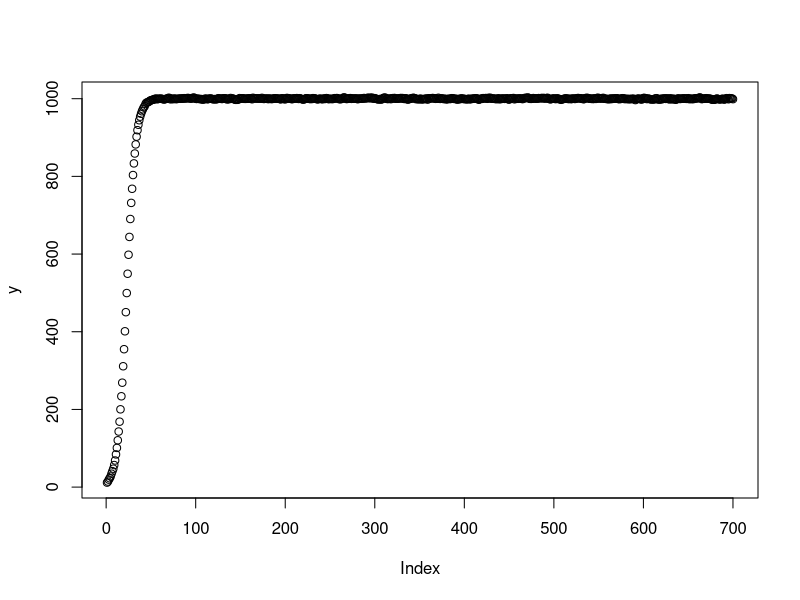
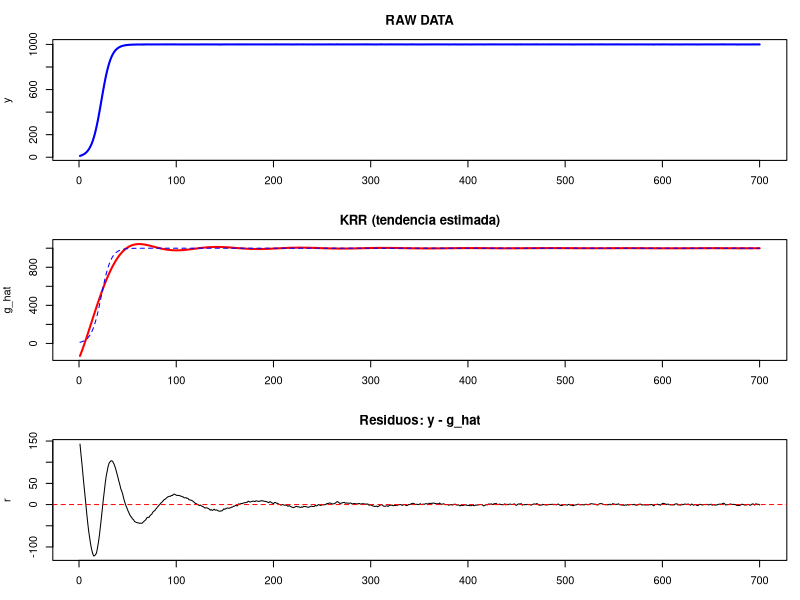

Recreate these plots in R, in order.
set.seed(123)
n <- 700
t <- 1:n

## Parámetros del modelo logístico de hormigas
K_pop <- 1000   # capacidad de carga (máx hormigas)
r_pop <- 0.2   # tasa de crecimiento
N0    <- 10     # población inicial

A <- (K_pop - N0) / N0

# Tendencia g(t) = solución de la EDO logística
g <- K_pop / (1 + A * exp(-r_pop * t))


set.seed(123)
n <- 700
t <- 1:n
#g <- 0.01 * t + 2 * sin(0.01 * t)
#g <- 0.0000001 * t^3 - 0.02 * t^2 + 5*sin(0.03*t)
#g <- 0.1*t + 5*sin(0.2 * t) + 5*cos(0.15 * t)
#g <- ifelse(t < 350, 0.1*t, 0.1*t + 50)
#g <- 0.5*sqrt(t) + 7*sin(0.01*t)*cos(0.02*t)

phi <- 0.6
u <- numeric(n)
u[1] <- rnorm(1)
for (i in 2:n) {
  u[i] <- phi * u[i-1] + rnorm(1, sd = 1)
}
y <- g + u #Funcion 
plot(y)

n_train <- 400
n_valid <- 200

t_train <- t[1:n_train] #Tiempos del 1 al 400
y_train <- y[1:n_train] #Valores de la serie en esos tiempos

t_valid <- t[(n_train+1):(n_train+n_valid)] #con esto validamos el modelo
y_valid <- y[(n_train+1):(n_train+n_valid)] #con esto validamos el modelo 

sigma2 = 1

#KERNEL RBF 
K <- function(x, z, sigma2, ell) {
  sigma2 * exp(-((x - z)^2) / (2 * ell^2))
}



ell_grid    <- c(5,10,15,20,25,30,35, 40,45,50,55,60,65,70,75, 80)
lambda_grid <- c(1e-4, 1e-3, 1e-2, 1e-1, 1)


#Álgebra Matricial 
######################################################################
krr_fit <- function(t_train, y_train, ell, lambda, sigma2){
  D     <- outer(t_train, t_train, "-")^2
  K_mat <- sigma2 * exp(- D / (2 * ell^2))
  K_reg <- K_mat + lambda * diag(length(t_train))
  alpha <- solve(K_reg, y_train)
  list(alpha = alpha, t_train = t_train, ell = ell, sigma2 = sigma2)
}
######################################################################
  
krr_predict <- function(model, t_new){
  D     <- outer(t_new, model$t_train, "-")^2
  K_new <- model$sigma2 * exp(- D / (2 * model$ell^2))
  as.numeric(K_new %*% model$alpha)
}
results <- expand.grid(ell = ell_grid, lambda = lambda_grid)
results$mse <- NA_real_

#CROSS VALIDATION
####################################################################
for (i in seq_len(nrow(results))) {                                #
  ell_i    <- results$ell[i]                                       #
  lambda_i <- results$lambda[i]                                    #
                                                                   #
  model_i <- krr_fit(t_train, y_train, ell_i, lambda_i, sigma2)    #
  y_pred_valid <- krr_predict(model_i, t_valid)#DATOS DE VALIDACION#
                                                                   #
  results$mse[i] <- mean((y_valid - y_pred_valid)^2) #MSE CALCULAR #
}                                                                  #
results[order(results$mse), ][1:5, ] #Ver las mejores combinaciones#
####################################################################
print(results)


#HIPERPARAMETROS MÁS ÓPTIMOS
##############################################################
ell_star    <- results$ell[which.min(results$mse)]
lambda_star <- results$lambda[which.min(results$mse)]
##############################################################

model_final <- krr_fit(t, y, ell_star, lambda_star, sigma2)
g_hat <- krr_predict(model_final, t)  # K(RAW DATA)
r <- y - g_hat    # RAW DATA - K

par(mfrow = c(3,1), mar = c(3,4,3,1))

# 1) RAW DATA
plot(t, y, type = "l", col = "gray40",
     main = "RAW DATA", xlab = "t", ylab = "y")
lines(t, g, col = "blue", lwd = 2)   # tendencia verdadera

# 2) KRR (tendencia estimada)
plot(t, g_hat, type = "l", col = "red", lwd = 2,
     main = "KRR (tendencia estimada)", xlab = "t", ylab = "g_hat")
lines(t, g, col = "blue", lwd = 1, lty = 2)  # para comparar

# 3) Residuos
plot(t, r, type = "l", col = "black",
     main = "Residuos: y - g_hat", xlab = "t", ylab = "r")
abline(h = 0, col = "red", lty = 2)
par(mfrow = c(1,1))


library(tseries)

#Testing Stationarity

adf_result <- adf.test(r)
adf_result


kpss_result <- kpss.test(r,null='Level')
kpss_result





